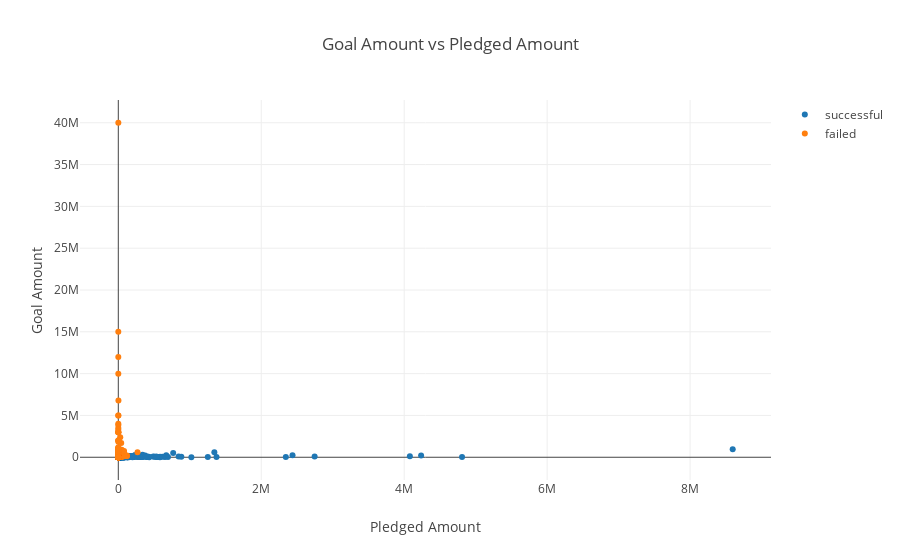

Notebook source saved alongside this figure:
### Markdown cell above
Now let us compare the goal ammount and the goal amount vs the pledged amount for failed and successful projects.

### Code cell
success_goal = df.loc[:10000,'goal'][df['state']=='successful']
success_pledged = df.loc[:10000,'pledged'][df['state']=='successful']
fail_goal = df.loc[:10000,'goal'][df['state']=='failed']
fail_pledged = df.loc[:10000,'pledged'][df['state']=='failed']

data = [go.Scatter(
    x = success_pledged,
    y = success_goal,
    mode = 'markers',
    name = 'successful'),
       go.Scatter(
    x = fail_pledged,
    y = fail_goal,
    mode = 'markers',
    name = 'failed')]

layout = go.Layout(title = 'Goal Amount vs Pledged Amount',
                  xaxis = dict(title = 'Pledged Amount'),
                  yaxis = dict(title = 'Goal Amount'))

fig = go.Figure(data=data, layout=layout)
iplot(fig)

### Figure 1 — Plotly figure (JSON) as saved in the notebook; plotly's stock layout.template omitted (floating-point values rounded to 4 significant figures; data arrays with more than 128 entries replaced by an {"elided": "..."} marker saying what was removed)
{"data": [{"mode": "markers", "name": "successful", "type": "scatter", "uid": "b5bf9d30-a1ce-11e8-881d-e4a471eaec8b", "x": {"elided": "3566 float values"}, "y": {"elided": "3566 int values"}}, {"mode": "markers", "name": "failed", "type": "scatter", "uid": "b5bf9d31-a1ce-11e8-9604-e4a471eaec8b", "x": {"elided": "5204 float values"}, "y": {"elided": "5204 float values"}}], "layout": {"title": "Goal Amount vs Pledged Amount", "xaxis": {"title": "Pledged Amount"}, "yaxis": {"title": "Goal Amount"}}}
